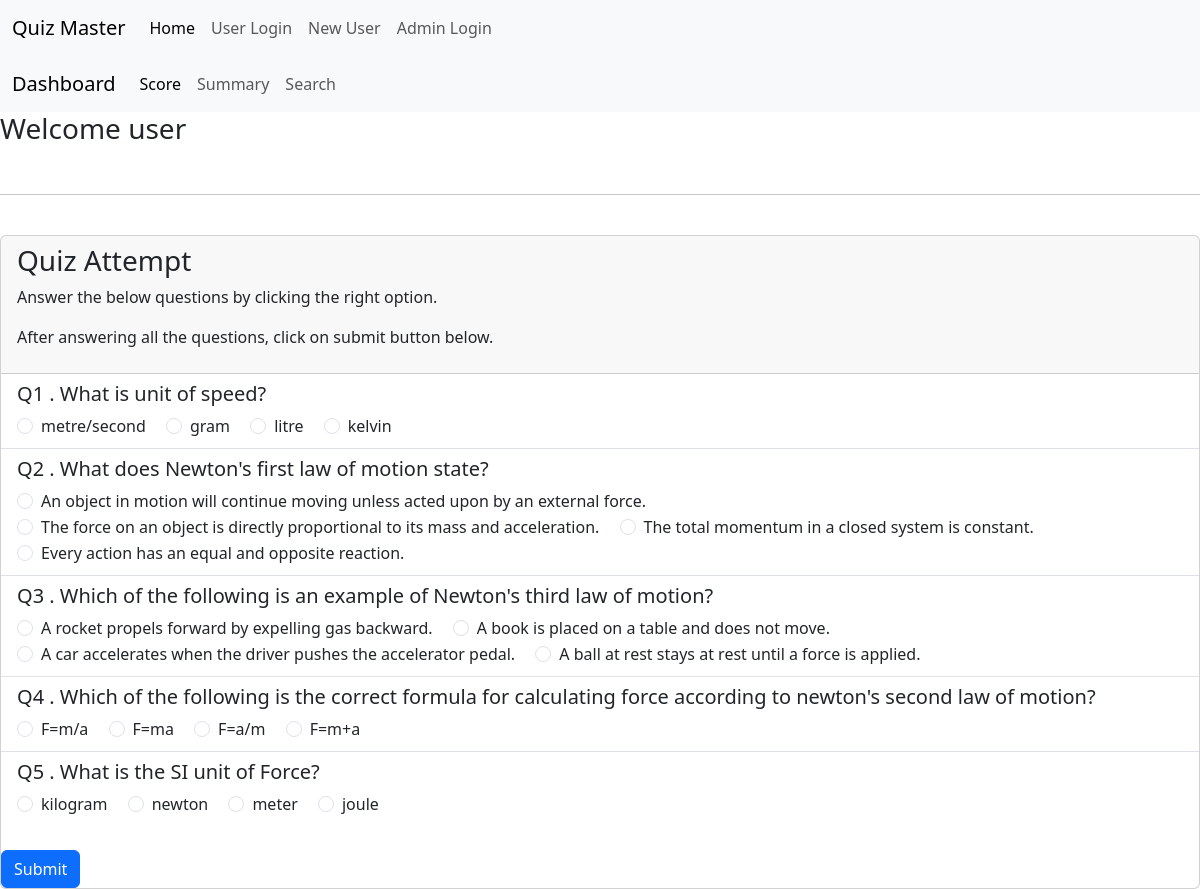
Screenshot of /user_dash/quiz_attempt/2/1 (signed in) with the database file from the repository.
### application/models.py (models this page shows, shortened)
class User(db.Model):
    id=db.Column(db.Integer, primary_key=True)
    name=db.Column(db.String(80), unique=True, nullable=False)
    username=db.Column(db.String(120), unique=True, nullable=False)
    password=db.Column(db.String(80), nullable=False)
    qualification=db.Column(db.String(80), nullable=False)
    dob=db.Column(db.String(80), nullable=False)
    type=db.Column(db.String(80), nullable=False)
    scores=db.relationship('Scores', backref='user', lazy=True)

class Question(db.Model):
    id=db.Column(db.Integer, primary_key=True)
    quiz_id=db.Column(db.Integer, db.ForeignKey('quiz.id'), nullable=False)
    que_statement=db.Column(db.String(120), nullable=False)
    option_1=db.Column(db.String(80), nullable=False)
    option_2=db.Column(db.String(80), nullable=False)
    option_3=db.Column(db.String(80), nullable=False)
    option_4=db.Column(db.String(80), nullable=False)
    ans=db.Column(db.String(80), nullable=False)

### application/controllers.py (the view, shortened to what this page needs)
@app.route('/user_dash/quiz_attempt/<int:user_id>/<int:quiz_id>',methods=['POST','GET'])
def user_quiz_attempt(user_id,quiz_id):
    user=User.query.filter_by(id=user_id).first()
    quiz=Quiz.query.filter_by(id=quiz_id).first()
    questions=Question.query.filter_by(quiz_id=quiz_id).all()
    return render_template('user_quiz_attempt.html',quiz=quiz,questions=questions,user=user)

### templates/user_quiz_attempt.html (shortened to what this page needs)
{% extends 'base.html' %}
{% block content %}
<nav class="navbar navbar-expand-lg bg-body-tertiary">
  <div class="container-fluid">
    <a class="navbar-brand" href="/">Quiz Master</a>
    <div class="collapse navbar-collapse" id="navbarNav">
      <ul class="navbar-nav">
        <li class="nav-item">
          <a class="nav-link active" aria-current="page" href="/">Home</a>
        </li>
        <li class="nav-item">
          <a class="nav-link" href="/login">User Login</a>
        </li>
        <li class="nav-item">
          <a class="nav-link" href="/register">New User</a>
        </li>
        <li class="nav-item">
          <a class="nav-link" href="/admin">Admin Login</a>
        </li>
      </ul>
    </div>
  </div>
</nav>
<nav class="navbar navbar-expand-lg bg-body-tertiary">
  <div class="container-fluid">
    <a class="navbar-brand" href="/user_dash/{{user.id}}">Dashboard</a>
    <div class="collapse navbar-collapse" id="navbarSupportedContent">
      <ul class="navbar-nav me-auto mb-2 mb-lg-0">
        <li class="nav-item">
          <a class="nav-link active" aria-current="page" href="/user_dash/score/{{user.id}}">Score</a>
        </li>
        <li class="nav-item">
          <a class="nav-link" href="/user_dash/summary/{{user.id}}">Summary</a>
        </li>
        <li class="nav-item">
          <a class="nav-link" href="/user_dash/search/{{user.id}}">Search</a>
        </li>
      </ul>
    </div>
  </div>
</nav>
<h3>Welcome {{user.name}}</h3>
<br>
<hr>
<br>
<div>
  <div class="card" style="width: rem;">
    <div class="card-header">
      <h3>Quiz Attempt</h3>
      <p>Answer the below questions by clicking the right option.</p>
      <p>After answering all the questions, click on submit button below.</p>
    </div>
    <form method="POST">
      <ul class="list-group list-group-flush">
        {% for question in questions %}
        <li class="list-group-item">
          <h5>Q{{question.id}} . {{question.que_statement}}</h5>
          <div class="form-check form-check-inline">
            <input class="form-check-input" type="radio" name="{{question.id}}" id="inlineRadio1" value="option_1">
            <label class="form-check-label" for="inlineRadio1">{{question.option_1}}</label>
          </div>
          <div class="form-check form-check-inline">
            <input class="form-check-input" type="radio" name="{{question.id}}" id="inlineRadio2" value="option_2">
            <label class="form-check-label" for="inlineRadio2">{{question.option_2}}</label>
          </div>
          <div class="form-check form-check-inline">
            <input class="form-check-input" type="radio" name="{{question.id}}" id="inlineRadio3" value="option_3">
            <label class="form-check-label" for="inlineRadio3">{{question.option_3}}</label>
          </div>
          <div class="form-check form-check-inline">
            <input class="form-check-input" type="radio" name="{{question.id}}" id="inlineRadio4" value="option_4">
            <label class="form-check-label" for="inlineRadio4">{{question.option_4}}</label>
          </div>
        </li>
        {% endfor %}
      </ul>
      <br>
      <button type="submit" class="btn btn-primary">Submit</button>
    </form>
  </div>
</div>
{% endblock %}

### static/css/style.css (style rules this page uses)
body { margin: 0; padding: 0; }

### rows the page displays
User: name "user"
Question: id "1", que_statement "What is unit of speed?", option_1 "metre/second", option_2 "gram", option_3 "litre", option_4 "kelvin"
Question: id "2", que_statement "What does Newton's first law of motion state?", option_1 "An object in motion will continue moving unless acted upon by an external force.", option_2 "The force on an object is directly proportional to its mass and acceleration.", option_3 "The total momentum in a closed system is constant.", option_4 "Every action has an equal and opposite reaction."
Question: id "3", que_statement "Which of the following is an example of Newton's third law of motion?", option_1 "A rocket propels forward by expelling gas backward.", option_2 "A book is placed on a table and does not move.", option_3 "A car accelerates when the driver pushes the accelerator pedal.", option_4 "A ball at rest stays at rest until a force is applied."
Question: id "4", que_statement "Which of the following is the correct formula for calculating force according to newton's second law of motion?", option_1 "F=m/a", option_2 "F=ma", option_3 "F=a/m", option_4 "F=m+a"
Question: id "5", que_statement "What is the SI unit of Force?", option_1 "kilogram", option_2 "newton", option_3 "meter", option_4 "joule"
